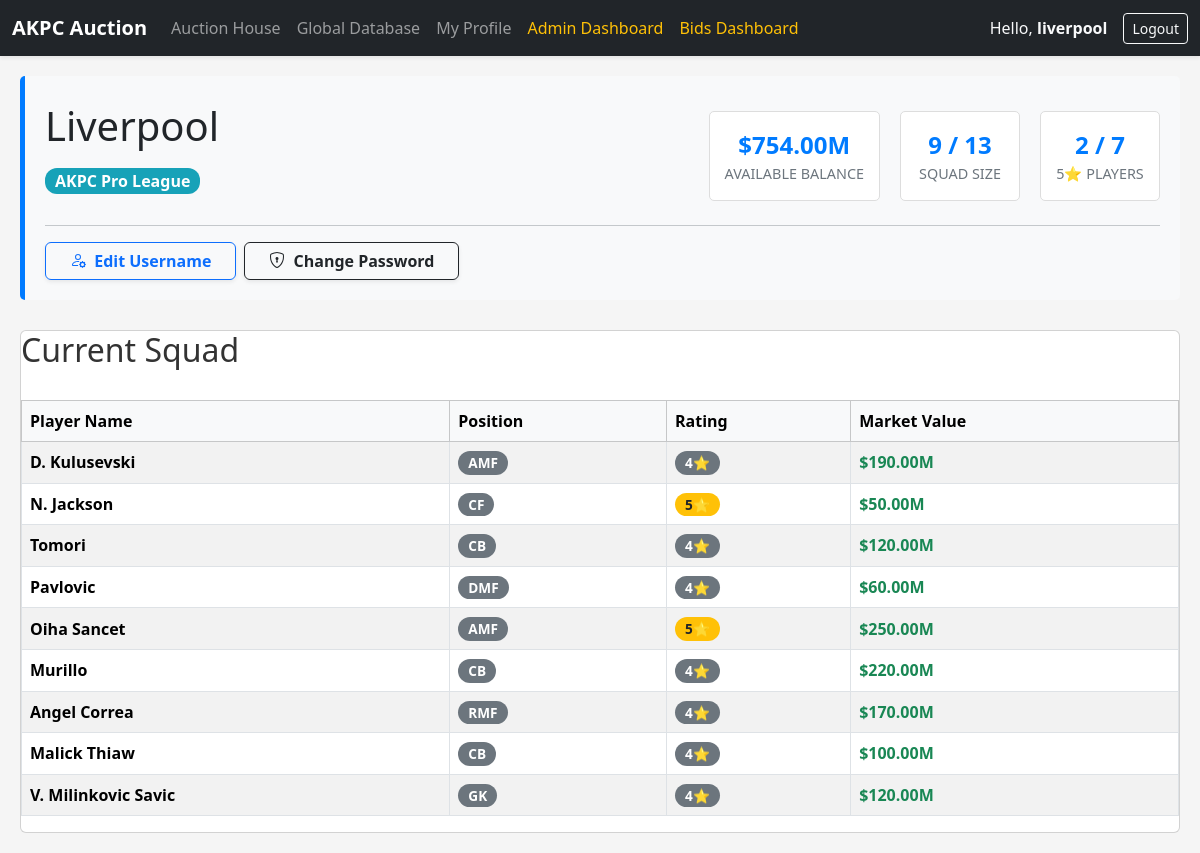
Screenshot of /profile/ (signed in) with the database file from the repository.
### auction/models.py (models this page shows, shortened)
class Team(models.Model):
    LEAGUE_CHOICES = [
        ('Pro', 'AKPC Pro League'),
        ('Super', 'AKPC Super League'),
        ('Base', 'AKPC Base League'),
        ('Reserve', 'AKPC Reserve League'),
        ('Rookie', 'AKPC Rookie League'),
    ]
    name = models.CharField(max_length=100, unique=True)
    league = models.CharField(max_length=20, choices=LEAGUE_CHOICES)
    balance = models.DecimalField(max_digits=10, decimal_places=2, default=100.00)

class Player(models.Model):
    POSITION_CHOICES = [
        ('CF', 'Center Forwards'),
        ('SS', 'Second Strikers'),
        ('RWF', 'Right Wingers'),
        ('LWF', 'Left Wingers'),
        ('AMF', 'Attacking Midfielders'),
        ('LMF', 'Left Midfielders'),
        ('RMF', 'Right Midfielders'),
        ('CMF', 'Center Midfielders'),
        ('DMF', 'Defensive Midfielders'),
        ('LB', 'Left Backs'),
        ('RB', 'Right Backs'),
        ('CB', 'Center Backs'),
        ('GK', 'Goalkeepers'),
    ]
    name = models.CharField(max_length=100)
    position = models.CharField(max_length=3, choices=POSITION_CHOICES)
    rating = models.CharField(max_length=10, blank=True, null=True, help_text="e.g. 5⭐️")
    playing_style = models.CharField(max_length=100)
    image_url = models.URLField(blank=True, null=True)
    created_at = models.DateTimeField(auto_now_add=True)
    market_value = models.DecimalField(max_digits=10, decimal_places=2, default=50.00)
    team = models.ForeignKey('Team', on_delete=models.SET_NULL, null=True, blank=True, related_name='players')

### auction/views.py (the view)
# urls.py: path('profile/', views.team_profile, name='team_profile'),
@login_required
def team_profile(request, team_id=None):
    if team_id:
        team = get_object_or_404(Team, id=team_id)
    else:
        team = getattr(request.user, 'userprofile', None) and request.user.userprofile.team
    if not team:
        messages.error(request, 'You are not assigned to a team.')
        return redirect('player_list')
    players = team.players.all()
    five_star_count = players.filter(rating='5⭐️').count()
    return render(request, 'team_profile.html', {
        'team': team,
        'players': players,
        'five_star_count': five_star_count,
        'is_own_profile': team_id is None or getattr(request.user.userprofile, 'team', None) == team
    })

### auction/templates/team_profile.html (shortened to what this page needs)
{% extends 'base.html' %}
{% block content %}
<div class="profile-header">
    <div>
        <h1>{{ team.name }}</h1>
        <div class="badge" style="background-color: #17a2b8; font-size: 1rem; margin-top: 10px;">{{ team.get_league_display }}</div>
    </div>
    <div class="stats-container">
        <div class="stat-box">
            <div class="number">${{ team.balance }}M</div>
            <div class="label">Available Balance</div>
        </div>
        <div class="stat-box">
            <div class="number">{{ players.count }} / 13</div>
            <div class="label">Squad Size</div>
        </div>
        <div class="stat-box">
            <div class="number">{{ five_star_count }} / 7</div>
            <div class="label">5⭐️ Players</div>
        </div>
    </div>
    {% if is_own_profile %}
    <div class="w-100 mt-4 pt-3 border-top border-secondary-subtle d-flex flex-wrap gap-2 justify-content-center justify-content-md-start">
        <a href="{% url 'edit_username' %}" class="btn btn-outline-primary fw-bold shadow-sm px-4">
             Edit Username
        </a>
        <a href="{% url 'change_password' %}" class="btn btn-outline-dark fw-bold shadow-sm px-4">
             Change Password
        </a>
    </div>
    {% endif %}
</div>
<div class="card" style="margin-top: 30px;">
    <h2>Current Squad</h2>
    {% if players %}
    <div class="table-responsive mt-3">
        <table class="table table-bordered table-striped table-hover">
            <thead class="table-light">
                <tr>
                    <th>Player Name</th>
                    <th>Position</th>
                    <th>Rating</th>
                    <th>Market Value</th>
                </tr>
            </thead>
            <tbody>
                {% for player in players %}
                <tr>
                    <td class="align-middle"><strong>{{ player.name }}</strong></td>
                    <td class="align-middle"><span class="badge bg-secondary">{{ player.position }}</span></td>
                    <td class="align-middle">
                        {% if player.rating == '5⭐️' %}
                            <span class="badge bg-warning text-dark">{{ player.rating }}</span>
                        {% else %}
                            <span class="badge bg-secondary">{{ player.rating }}</span>
                        {% endif %}
                    </td>
                    <td class="align-middle fw-bold text-success">${{ player.market_value }}M</td>
                </tr>
                {% endfor %}
            </tbody>
        </table>
    </div>
    {% else %}
    <p style="text-align: center; color: #6c757d; padding: 30px; font-style: italic;">
        No players in squad yet. Check the <a href="{% url 'player_list' %}">auction house</a>.
    </p>
    {% endif %}
</div>
{% endblock %}

### auction/templates/base.html (shortened to what this page needs)
<!DOCTYPE html>
<html lang="en">
<head>
    <link href="https://cdn.jsdelivr.net/npm/bootstrap@5.3.2/dist/css/bootstrap.min.css" rel="stylesheet">
</head>
<body>
    {% if not request.path == '/login/' and not request.path == '/register/' %}
    <nav class="navbar navbar-expand-lg navbar-dark bg-dark shadow-sm">
        <div class="container-fluid">
            <a class="navbar-brand fw-bold" href="/">AKPC Auction</a>
            <div class="collapse navbar-collapse" id="navbarNav">
                <ul class="navbar-nav me-auto mb-2 mb-lg-0">
                    {% if user.is_authenticated %}
                        <li class="nav-item"><a class="nav-link" href="{% url 'player_list' %}">Auction House</a></li>
                        <li class="nav-item"><a class="nav-link" href="{% url 'all_players' %}">Global Database</a></li>
                        <li class="nav-item"><a class="nav-link" href="{% url 'team_profile' %}">My Profile</a></li>
                        {% if user.is_staff %}
                            <li class="nav-item"><a class="nav-link text-warning" href="{% url 'admin_dashboard' %}">Admin Dashboard</a></li>
                            <li class="nav-item"><a class="nav-link text-warning" href="{% url 'admin_bid_view' %}">Bids Dashboard</a></li>
                        {% endif %}
                    {% else %}
                        <li class="nav-item"><a class="nav-link" href="{% url 'login' %}">Login</a></li>
                        <li class="nav-item"><a class="nav-link" href="{% url 'register' %}">Register</a></li>
                    {% endif %}
                </ul>
                {% if user.is_authenticated %}
                    <span class="navbar-text me-3 text-light">
                        Hello, <strong>{{ user.username }}</strong>
                    </span>
                    <a class="btn btn-outline-light btn-sm" href="{% url 'logout' %}">Logout</a>
                {% endif %}
            </div>
        </div>
    </nav>
    {% endif %}
    <div class="content">
        {% block content %}
        {% endblock %}
    </div>
</body>
</html>

### auction/templates/base.html (style rules this page uses)
body { background-color: #f5f5f5; }
.content { padding: 20px; max-width: 1200px; margin: 0 auto; }

### auction/templates/team_profile.html (style rules this page uses)
.profile-header { background-color: #f8f9fa; padding: 20px; border-radius: 5px; margin-bottom: 20px; border-left: 5px solid #007bff; display: flex; justify-content: space-between; align-items: center; flex-wrap: wrap; }
.stats-container { display: flex; gap: 20px; margin-top: 15px; flex-wrap: wrap; }
.stat-box { background-color: white; border: 1px solid #ddd; padding: 15px; border-radius: 5px; text-align: center; min-width: 120px; }
.stat-box .number { font-size: 1.5rem; font-weight: bold; color: #007bff; }
.stat-box .label { color: #6c757d; font-size: 0.9rem; text-transform: uppercase; }
.badge { padding: 5px 10px; background-color: #6c757d; color: white; border-radius: 12px; font-size: 0.85rem; }
h2 { margin-bottom: 15px; color: #333; }

### rows the page displays
Team: name "Liverpool", league "AKPC Pro League", balance "754.00"
Player: name "D. Kulusevski", position "AMF", rating "4⭐️", market_value "190.00"
Player: name "N. Jackson", position "CF", rating "5⭐️", market_value "50.00"
Player: name "Tomori", position "CB", rating "4⭐️", market_value "120.00"
Player: name "Pavlovic", position "DMF", rating "4⭐️", market_value "60.00"
Player: name "Oiha Sancet", position "AMF", rating "5⭐️", market_value "250.00"
Player: name "Murillo", position "CB", rating "4⭐️", market_value "220.00"
Player: name "Angel Correa", position "RMF", rating "4⭐️", market_value "170.00"
Player: name "Malick Thiaw", position "CB", rating "4⭐️", market_value "100.00"
Player: name "V. Milinkovic Savic", position "GK", rating "4⭐️", market_value "120.00"

### other values shown
{{ user.username }} "liverpool"
{{ players.count }} "9"
{{ five_star_count }} "2"
